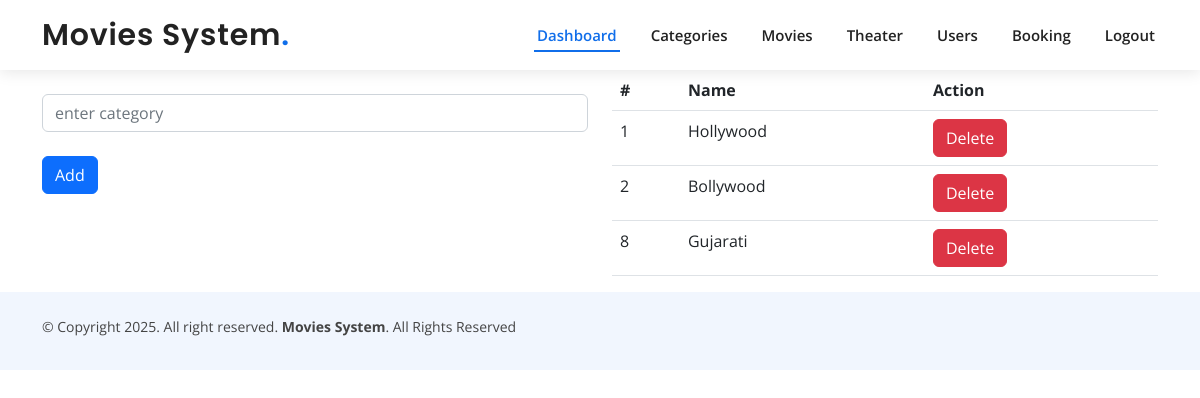
Screenshot of /admin/categories.php (signed in) with the database file from the repository.
### tables this page shows
CREATE TABLE `categories` (
  `catid` int(11) NOT NULL,
  `catname` varchar(50) NOT NULL
);

### admin/categories.php (the view, shortened to what this page needs)
<?php
include('../connect.php');
?>
<!DOCTYPE html>
<html lang="en">
<head>
</head>
<body>
<?php include('header.php')  ?>
<?php
  if(isset($_GET['editid'])){
    $editid  = $_GET['editid'];
    $sql = "SELECT * FROM `categories` WHERE catid= '$editid'";
    $res  = mysqli_query($con, $sql);
    $editdata = mysqli_fetch_array($res);
?>
<div class="container">
<div class="row">
  <div class="col-lg-6">
    <form action="categories.php" method="post">
      <div class="form-group mb-4">
      <input type="hidden" class="form-control" value="<?=$editdata['catid']?>"" name="catid">
      </div>
      <div class="form-group mb-4">
      <input type="text" class="form-control" name="catname" value="<?=$editdata['catname']?>" placeholder="enter category">
      </div>
      <div class="form-group ">
      <input type="submit" class="btn btn-info" value="Update" name="update">
      </div>
    </form>
 <?php
 }  else{
  ?>
<div class="container">
<div class="row">
  <div class="col-lg-6">
    <form action="categories.php" method="post">
      <div class="form-group mb-4">
      <input type="text" class="form-control" name="catname" value="" placeholder="enter category">
      </div>
      <div class="form-group ">
      <input type="submit" class="btn btn-primary" value="Add" name="add">
      </div>
    </form>
   <?php
 }
 ?>
  </div>
  <div class="col-lg-6">
     <table class="table">
      <tr>
        <th>#</th>
        <th>Name</th>
        <th>Action</th>
      </tr>
      <?php
      $sql = "SELECT * FROM `categories`";
      $res  = mysqli_query($con, $sql);
      if(mysqli_num_rows($res) > 0){
        while($data = mysqli_fetch_array($res)){
          ?>
          <tr>
            <td><?= $data['catid'] ?></td>
            <td><?= $data['catname'] ?></td>
            <td>
              <a href="categories.php?deleteid=<?= $data['catid'] ?>" class="btn btn-danger"> Delete</a>
          </td>
          </tr>
       <?php
        }
      }else{
        echo 'no category found';
      }
      ?>
     </table>
  </div>
</div>
</div>
<?php include('footer.php')  ?>
</body>
</html>

### assets/css/style.css (style rules this page uses)
body { font-family: "Open Sans", sans-serif; color: #444444; }
a { color: #106eea; text-decoration: none; }
.scrolled-offset { margin-top: 70px; }

### rows the page displays
categories: catid "1", catname "Hollywood"
categories: catid "2", catname "Bollywood"
categories: catid "8", catname "Gujarati"
